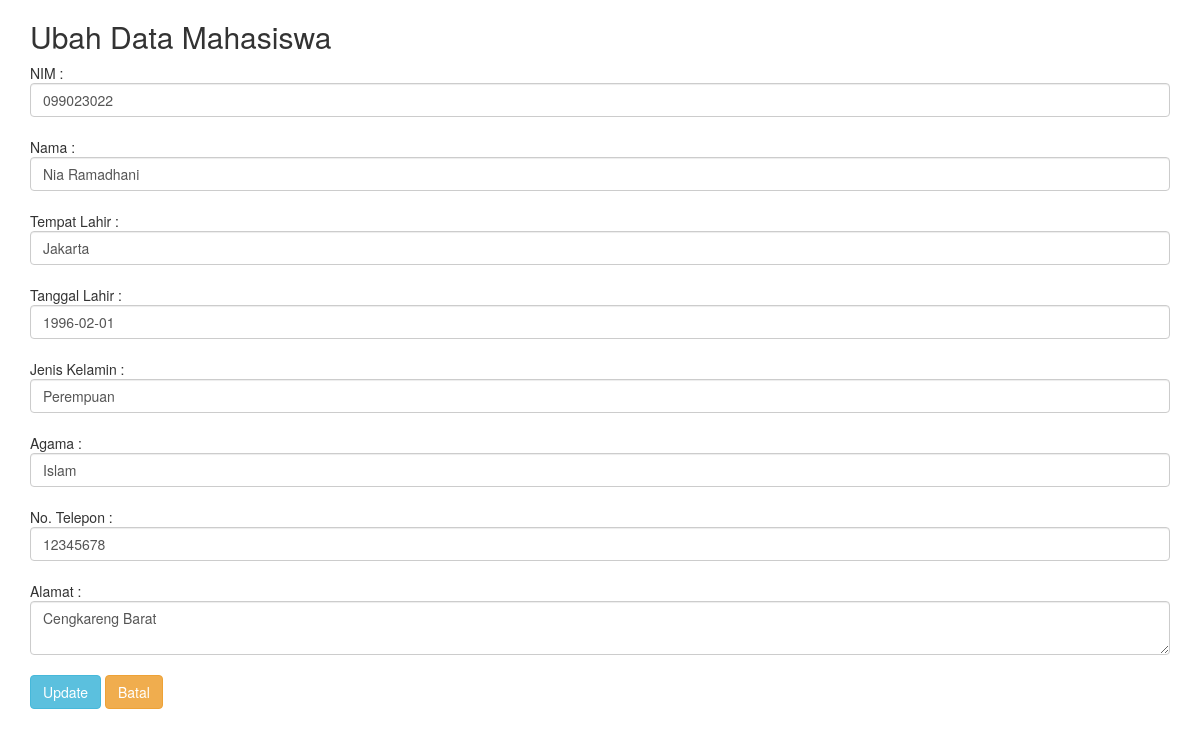
The page /edit.php?id=9 on the database its author committed.
### tables this page shows
CREATE TABLE `mahasiswa` (
  `id` int(11) NOT NULL,
  `nim` varchar(20) NOT NULL,
  `nama` varchar(30) NOT NULL,
  `tempat_lahir` varchar(30) NOT NULL,
  `tanggal_lahir` date NOT NULL,
  `jenis_kelamin` enum('Laki-laki','Perempuan') NOT NULL,
  `agama` varchar(20) NOT NULL,
  `alamat` varchar(100) NOT NULL,
  `no_telepon` varchar(12) NOT NULL
);

### library.php (called while the page is built, shortened)
<?php
	class Library{
		public function __construct(){
			$this->db = new PDO('mysql:host=localhost;dbname=crud_oop','root','');
		}
		public function editMhs($id){
			$sql = "SELECT * FROM mahasiswa where id='$id'";
			$query = $this->db->query($sql);
			return $query;
		}
	}
?>

### edit.php (the view, shortened to what this page needs)
<?php
require('library.php');
if(isset($_GET['id'])){
$Lib = new Library();
$id = $Lib->editMhs($_GET['id']);
$edit = $id->fetch(PDO::FETCH_OBJ);
echo '
<!DOCTYPE html>
<html lang="en">
<head>
<meta charset="UTF-8">
<title>Edit Data Mahasiswa</title>
<link rel="stylesheet" href="https://maxcdn.bootstrapcdn.com/bootstrap/3.3.7/css/bootstrap.min.css">
		<script src="https://maxcdn.bootstrapcdn.com/bootstrap/3.3.7/js/bootstrap.min.js"></script>
</head>
<body>
<div class="container">
<h2>Ubah Data Mahasiswa</h2>
<form action="edit.php" method="POST" class="form-group">
NIM : <input type="text" name="nim" value="'.$edit->nim.'" required="required" class="form-control"><br>
Nama : <input type="text" name="nama" value="'.$edit->nama.'" class="form-control"><br>
Tempat Lahir : <input type="text" value="'.$edit->tempat_lahir.'" name="tempat_lahir" class="form-control"><br/>
				Tanggal Lahir : <input type="text" value="'.$edit->tanggal_lahir.'" name="tanggal_lahir" class="form-control"><br/>
				Jenis Kelamin : <input type="text" value="'.$edit->jenis_kelamin.'" name="jenis_kelamin" class="form-control"><br/>
				Agama : <input type="text" name="agama" value="'.$edit->agama.'" class="form-control"><br/>
				No. Telepon : <input type="text" value="'.$edit->no_telepon.'" name="no_telepon" class="form-control"><br/>
				Alamat : <textarea name="alamat" class="form-control">'.$edit->alamat.'</textarea><br/>
<input type="submit" name="updateMhs" value="Update" class="btn btn-info">
<input type="reset" value="Batal" class="btn btn-warning">
</form>
</div>
</body>
</html>
';
}
?>

### rows shown on the page
mahasiswa: nim "099023022", nama "Nia Ramadhani", tempat_lahir "Jakarta", tanggal_lahir "1996-02-01", jenis_kelamin "Perempuan", agama "Islam", no_telepon "12345678", alamat "Cengkareng Barat"
